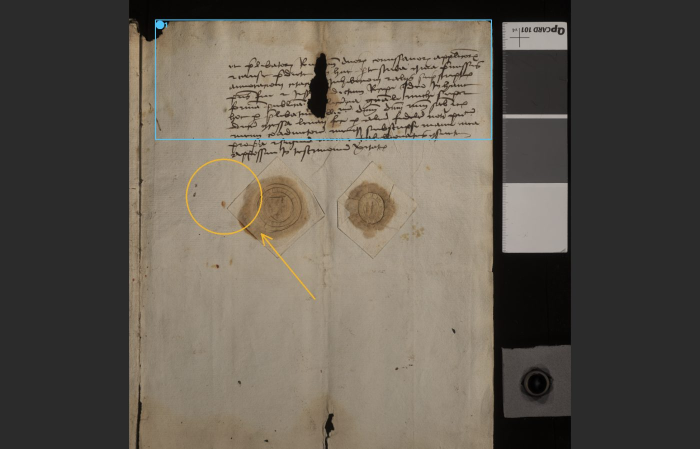
#> input picture promotion/img/annotations.jpg, 1400 x 897 px (shown at 1/2 size); its folder holds only this picture in this run
$ python -i qc.py   (imports and definitions only)   (older library calls are emulated)
#> lines starting #> are read from the running program, lines starting #| are printed output that depends on the picture
"""Quality-control products derived from data the solve already produced.

Nothing here computes a new reconstruction. Each function takes arrays that
`run_processing` has already stored and asks a question about them that the
program could always have answered and never did.
"""
from __future__ import annotations

import numpy as np


# [60 lines left out: function integrator_disagreement, not called in this run]


def interframe_drift(frames, roi=None, max_frames=64):
    """Measure camera or object movement between frames of a stack.

    Photometric stereo assumes the camera and object are fixed and only the
    light moves. Every solver here relies on it, the Read Me instructs it, and
    nothing has ever checked it — so a tripod nudged between frame 3 and 4
    produces smeared normals that look like a bad surface rather than a bad
    capture, and the only way to find out was to distrust the result.

    Each frame is phase-correlated against the stack's median frame (three
    or more frames; against the first for two), on edge strength, and the
    shift all frames share is removed. A small move reads low (a 3 px move as
    about 2 px), so the magnitude is a guide; the frame it names is reliable.
    Phase correlation is used
    rather than feature matching because it is global, sub-pixel, and indifferent
    to the thing that actually changes between these frames: the lighting. A
    Hann window suppresses the edge discontinuity that would otherwise dominate
    the transform.

    Parameters
    ----------
    frames : sequence of 2-D arrays
        Greyscale frames, all the same shape.
    roi : (x1, y1, x2, y2) or None
        Restrict to a region. Worth using when part of the scene legitimately
        moves — a hand, a turning light — or to concentrate on high-contrast
        detail where correlation is sharpest.
    max_frames : int
        Cap for very long stacks; frames are sampled evenly across the run so a
        drift that develops late is still seen.

    Returns
    -------
    dict with:
        ``shifts``   list of (index, dx, dy, magnitude) in pixels
        ``worst``    (index, magnitude) of the largest displacement
        ``median``   median magnitude across the stack
        ``verdict``  'clean' | 'marginal' | 'moved'
    """
    import numpy as _np
    try:
        import cv2 as _cv2
    except Exception:                       # pragma: no cover
        raise RuntimeError("OpenCV is required for drift detection")

    if frames is None or len(frames) < 2:
        raise ValueError("need at least two frames to compare")

    idx = list(range(len(frames)))
    if len(idx) > max_frames:
        step = len(idx) / float(max_frames)
        idx = sorted({int(i * step) for i in range(max_frames)})

    def _prep(a):
        f = _np.asarray(a)
        if f.ndim == 3:
            f = f[..., :3].mean(axis=2)
        f = f.astype(_np.float32)
        if roi is not None:
            x1, y1, x2, y2 = roi
            f = f[y1:y2, x1:x2]
        # Compare edges, not brightness.  Under raking light the shading and
        # the shadows move with the lamp, and raw phase correlation read that
        # as the camera moving: 46 px "drift" on a gilt binding whose frames
        # are within 6 px.  Edge strength follows the object's structure,
        # which stays put while the light moves.
        f = _cv2.GaussianBlur(f, (0, 0), 1.0)
        f = _np.hypot(_cv2.Sobel(f, _cv2.CV_32F, 1, 0), _cv2.Sobel(f, _cv2.CV_32F, 0, 1))
        f = _cv2.GaussianBlur(f, (0, 0), 1.5)
        f -= float(f.mean())
        s = float(f.std())
        return f / s if s > 1e-6 else f

    prepped = {i: _prep(frames[i]) for i in idx}
    first = prepped[idx[0]]
    if min(first.shape[:2]) < 16:
        raise ValueError("region is too small to correlate")
    for i in idx:
        if prepped[i].shape != first.shape:
            raise ValueError(f"frame {i} is {prepped[i].shape}, first frame is {first.shape}")
    win = _cv2.createHanningWindow((first.shape[1], first.shape[0]), _cv2.CV_32F)
    # Each frame against the stack's median, which is lit from every side,
    # rather than against frame 1, lit from one: that read a side light's
    # shadows as movement.  A shift every frame shares is the median's own
    # offset, not movement, and is taken out.
    if len(idx) >= 3:
        ref = _np.median(_np.stack([prepped[i] for i in idx]), axis=0).astype(_np.float32)
        raw = [(i, *_cv2.phaseCorrelate(ref, prepped[i], win)[0]) for i in idx]
        mx = float(_np.median([r[1] for r in raw]))      # median: one moved frame
        my = float(_np.median([r[2] for r in raw]))      # does not drag the rest
        raw = [(i, dx - mx, dy - my) for i, dx, dy in raw]
    else:
        raw = [(idx[0], 0.0, 0.0)] + [(i, *_cv2.phaseCorrelate(first, prepped[i], win)[0])
                                      for i in idx[1:]]
    shifts = [(i, float(dx), float(dy), float(_np.hypot(dx, dy))) for i, dx, dy in raw]

    mags = [m for _, _, _, m in shifts] or [0.0]
    worst = max(shifts, key=lambda s: s[3]) if shifts else (0, 0.0, 0.0, 0.0)
    med = float(_np.median(mags))

    # Thresholds in pixels. Below half a pixel nothing downstream can tell;
    # beyond about two, normals visibly smear at full resolution. The band
    # between is worth a look rather than an alarm.
    peak = worst[3]
    verdict = "clean" if peak < 0.5 else ("marginal" if peak < 2.0 else "moved")

    return {"shifts": shifts, "worst": (worst[0], worst[3]),
            # frames compared beside the first: callers add one for the frame count
            "median": med, "verdict": verdict, "n_compared": len(idx) - 1}

>>> import cv2
>>> picture = cv2.imread('../../promotion/img/annotations.jpg', cv2.IMREAD_GRAYSCALE)
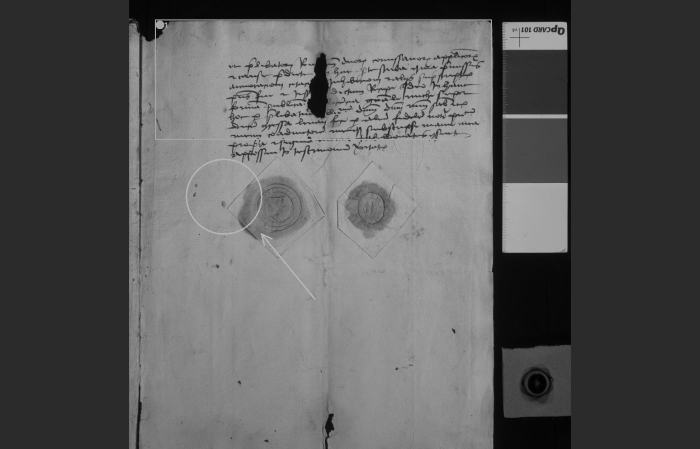
#> picture: shape (897, 1400) (shown at 1/2 size); min 0, max 196, mean 91.4
>>> result = interframe_drift(picture)
#> in interframe_drift, `idx = list(range(len(frames)))`: idx = 897 values from 0 to 896
#> in interframe_drift, `step = len(idx) / float(max_frames)`: step = 14.02
#> in interframe_drift, `idx = sorted({int(i * step) for i in range(max_frames)})`: idx = 64 values from 0 to 882
#> in interframe_drift, `prepped = {i: _prep(frames[i]) for i in idx}`: prepped = 64 items
#> in interframe_drift, `first = prepped[idx[0]]`: first = 1400 values, max 13.94 at index 258, min -0.182 at index 0, mean -4.09e-09
#> (the run stopped early here; a loop or call above may not have finished)
